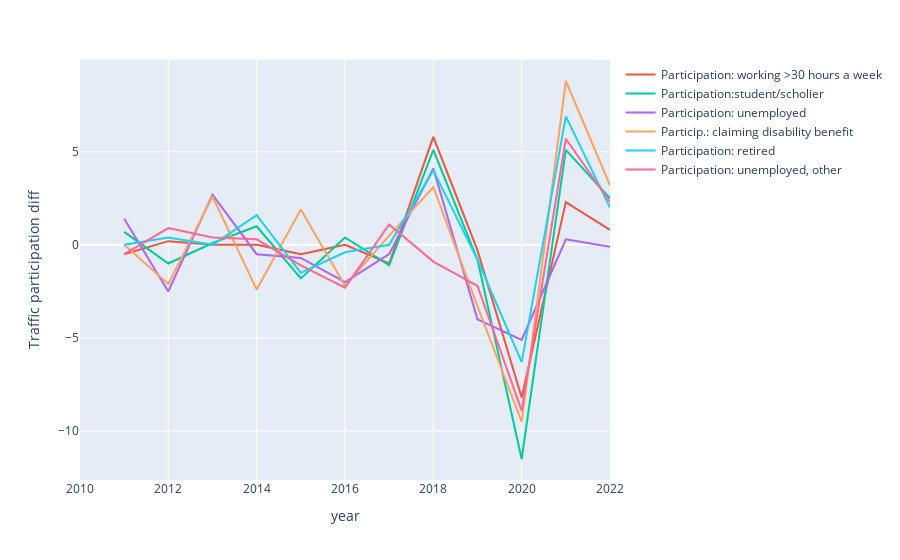

The notebook cell this image was saved under:
### Code cell
dict_draw(d, particip, 'Traffic participation diff')

### Figure 1 — Plotly figure (JSON) as saved in the notebook; plotly's stock layout.template omitted (floating-point values rounded to 4 significant figures)
{"data": [{"hovertemplate": "<extra></extra>", "legendgroup": "", "line": {"color": "#636efa", "dash": "solid"}, "marker": {"symbol": "circle"}, "mode": "lines", "name": "", "orientation": "v", "showlegend": false, "type": "scatter", "xaxis": "x", "yaxis": "y"}, {"mode": "lines", "name": "Participation: working >30 hours a week", "type": "scatter", "x": [2010, 2011, 2012, 2013, 2014, 2015, 2016, 2017, 2018, 2019, 2020, 2021, 2022], "y": [null, -0.5, 0.2, 0, 0, -0.5, 0, -1, 5.8, -0.3, -8.2, 2.3, 0.8]}, {"mode": "lines", "name": "Participation:student/scholier", "type": "scatter", "x": [2010, 2011, 2012, 2013, 2014, 2015, 2016, 2017, 2018, 2019, 2020, 2021, 2022], "y": [null, 0.7, -1, 0.1, 1, -1.8, 0.4, -1.1, 5.1, -0.8, -11.5, 5.1, 2.5]}, {"mode": "lines", "name": "Participation: unemployed", "type": "scatter", "x": [2010, 2011, 2012, 2013, 2014, 2015, 2016, 2017, 2018, 2019, 2020, 2021, 2022], "y": [null, 1.4, -2.5, 2.7, -0.5, -0.7, -2, -0.5, 4.1, -4, -5.1, 0.3, -0.1]}, {"mode": "lines", "name": "Particip.: claiming disability benefit", "type": "scatter", "x": [2010, 2011, 2012, 2013, 2014, 2015, 2016, 2017, 2018, 2019, 2020, 2021, 2022], "y": [null, 0, -2.1, 2.6, -2.4, 1.9, -2.2, 0.5, 3.1, -3.3, -9.5, 8.8, 3.2]}, {"mode": "lines", "name": "Participation: retired", "type": "scatter", "x": [2010, 2011, 2012, 2013, 2014, 2015, 2016, 2017, 2018, 2019, 2020, 2021, 2022], "y": [null, 0, 0.4, 0, 1.6, -1.5, -0.4, 0, 4, -0.8, -6.3, 6.9, 2]}, {"mode": "lines", "name": "Participation: unemployed, other", "type": "scatter", "x": [2010, 2011, 2012, 2013, 2014, 2015, 2016, 2017, 2018, 2019, 2020, 2021, 2022], "y": [null, -0.5, 0.9, 0.4, 0.3, -1.1, -2.3, 1.1, -0.9, -2.2, -8.9, 5.7, 2.3]}], "layout": {"legend": {"tracegroupgap": 0}, "margin": {"t": 60}, "xaxis": {"anchor": "y", "domain": [0, 1], "title": {"text": "year"}}, "yaxis": {"anchor": "x", "domain": [0, 1], "title": {"text": "Traffic participation diff"}}}}
